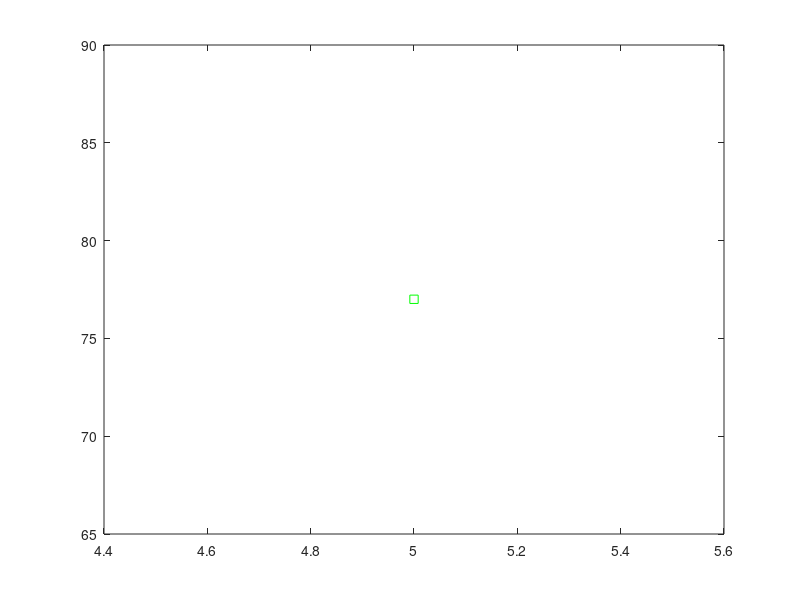

Write the MATLAB code that produced this figure. (Note: this script raises an error after producing the figure.)


x1=linspace(-10,10,101);
x2=linspace(0,10,101);
xx=[x1,x2];
s=randperm(200,101);
xxx=sort(input(s));

target_f = 2-10*xxx+5*xxx.^2;
plot(xxx,target_f,'--gs');


for i=1:100
   y(i)=Computing_Model_1012([xxx(i),xxx(i+1)]);
end
hold on;
plot(xxx(1:100),y,':');
%---------------------------1015
x1=linspace(-10,10,101);
x2=linspace(0,10,101);
model_y=zeros(100,1);
target_y=zeros(101,1);

for i=1:101
   model_y(i)=Computing_Model_1012([x1(i),x2(i)]);
   target_y(i)=2-10*x1(i)+5*x1(i).^2;
end

plot(x1(2:101),model_y(2:101),x1(2:101),target_y(2:101));




